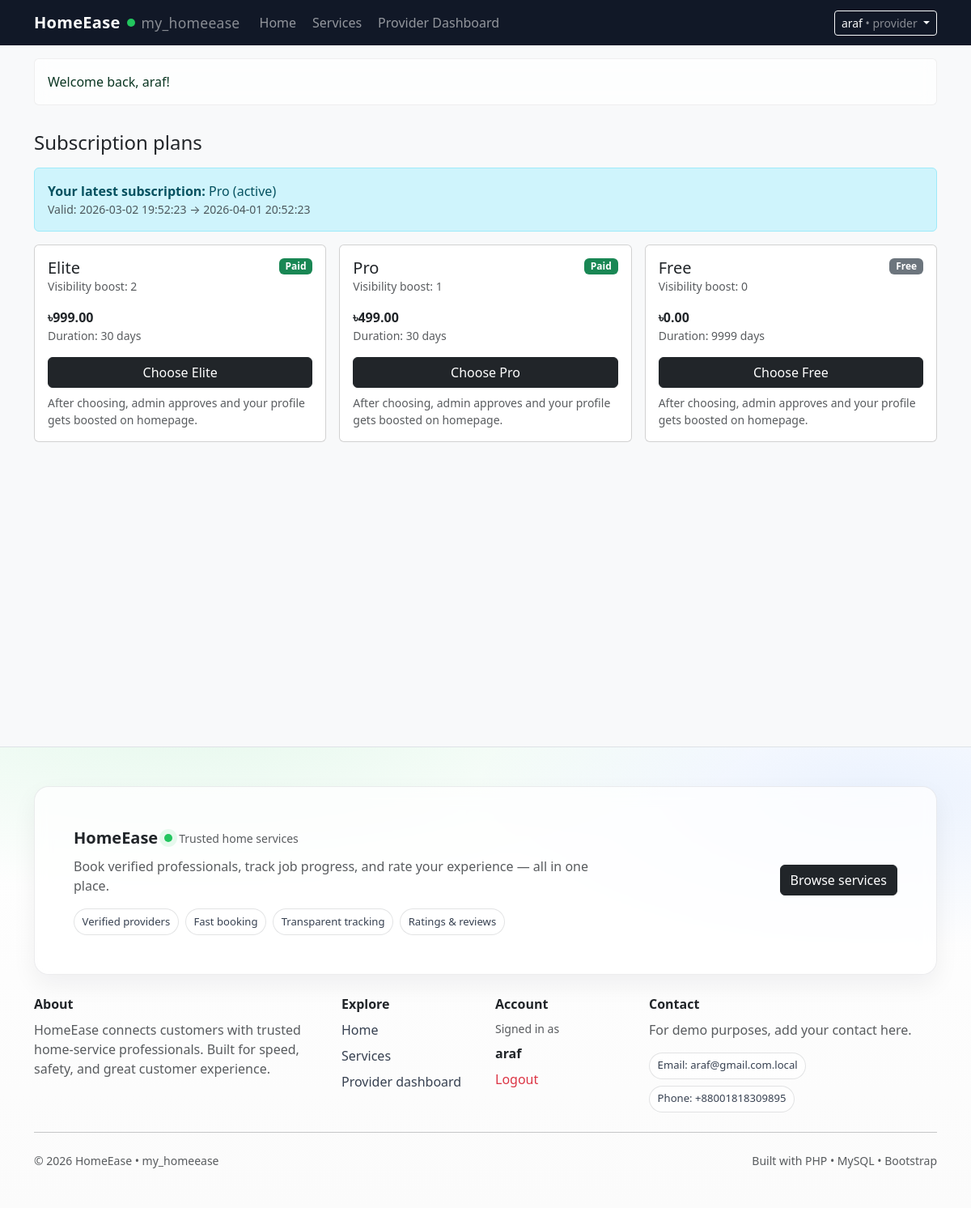
/provider/subscriptions.php (signed in), run on the app's committed database.
### tables this page shows
CREATE TABLE `provider_subscriptions` (
  `id` int(11) NOT NULL AUTO_INCREMENT,
  `provider_id` int(11) NOT NULL,
  `plan_id` int(11) NOT NULL,
  `status` enum('pending','active','expired','rejected') NOT NULL DEFAULT 'pending',
  `start_date` datetime DEFAULT NULL,
  `end_date` datetime DEFAULT NULL,
  `created_at` timestamp NOT NULL DEFAULT current_timestamp(),
  PRIMARY KEY (`id`),
  KEY `idx_ps_provider` (`provider_id`),
  KEY `idx_ps_status` (`status`),
  KEY `fk_ps_plan` (`plan_id`),
  CONSTRAINT `fk_ps_plan` FOREIGN KEY (`plan_id`) REFERENCES `subscription_plans` (`id`) ON DELETE CASCADE,
  CONSTRAINT `fk_ps_provider` FOREIGN KEY (`provider_id`) REFERENCES `users` (`id`) ON DELETE CASCADE
);

CREATE TABLE `subscription_plans` (
  `id` int(11) NOT NULL AUTO_INCREMENT,
  `name` varchar(60) NOT NULL,
  `price` decimal(10,2) NOT NULL DEFAULT 0.00,
  `duration_days` int(11) NOT NULL DEFAULT 30,
  `boost_level` int(11) NOT NULL DEFAULT 0,
  `is_active` tinyint(1) NOT NULL DEFAULT 1,
  `created_at` timestamp NOT NULL DEFAULT current_timestamp(),
  PRIMARY KEY (`id`)
);

### app/helpers.php (called while the page is built, shortened)
<?php
function e(string $s): string {
  return htmlspecialchars($s, ENT_QUOTES, 'UTF-8');
}
function base_url(string $path = ''): string {
  $config = require __DIR__ . '/config.php';
  $base = rtrim($config['app']['base_url'], '/');
  $path = ltrim($path, '/');
  return $base . ($path ? '/' . $path : '');
}

### app/config.php (called while the page is built, shortened)
<?php
$environment = 'production';
if ($environment === 'production') {
  return [
    'db' => [
      'host'    => 'sql207.infinityfreeapp.com',
      'name'    => 'if0_41296449_my_homeease',
      'user'    => 'if0_41296449',
      'pass'    => 'araf1164araf',
      'charset' => 'utf8mb4',
    ],
    'app' => [
      'base_url' => '/public',
    ],
  ];
}

### public/provider/subscriptions.php (the view, shortened to what this page needs)
<?php
require_once __DIR__ . '/../../app/db.php';
require_once __DIR__ . '/../../app/helpers.php';
require __DIR__ . '/../../app/views/header.php';
$plans = $pdo->query("SELECT * FROM subscription_plans WHERE is_active=1 ORDER BY boost_level DESC, price ASC")->fetchAll();
$stmt = $pdo->prepare("
  SELECT ps.*, sp.name AS plan_name, sp.price, sp.duration_days, sp.boost_level
  FROM provider_subscriptions ps
  JOIN subscription_plans sp ON sp.id = ps.plan_id
  WHERE ps.provider_id=?
  ORDER BY ps.created_at DESC
  LIMIT 1
");
$stmt->execute([(int)$u['id']]);
$latest = $stmt->fetch();
?>
<h1 class="h4 mb-3">Subscription plans</h1>
<?php if ($latest): ?>
  <div class="alert alert-info">
    <div><b>Your latest subscription:</b> <?= e($latest['plan_name']) ?> (<?= e($latest['status']) ?>)</div>
    <?php if ($latest['status']==='active'): ?>
      <div class="small text-muted">Valid: <?= e($latest['start_date']) ?> → <?= e($latest['end_date']) ?></div>
    <?php endif; ?>
  </div>
<?php endif; ?>
<div class="row g-3">
  <?php foreach ($plans as $p): ?>
    <div class="col-12 col-md-6 col-lg-4">
      <div class="card h-100">
        <div class="card-body">
          <div class="d-flex justify-content-between align-items-start">
            <div>
              <div class="h5 mb-0"><?= e($p['name']) ?></div>
              <div class="text-muted small">Visibility boost: <?= (int)$p['boost_level'] ?></div>
            </div>
            <?php if ((float)$p['price']<=0): ?>
              <span class="badge text-bg-secondary">Free</span>
            <?php else: ?>
              <span class="badge text-bg-success">Paid</span>
            <?php endif; ?>
          </div>
          <div class="mt-3">
            <div class="fw-semibold">৳<?= e(number_format((float)$p['price'],2)) ?></div>
            <div class="text-muted small">Duration: <?= (int)$p['duration_days'] ?> days</div>
          </div>
          <div class="mt-3">
            <a class="btn btn-dark w-100" href="<?= e(base_url('provider/subscribe.php?plan_id='.(int)$p['id'])) ?>">
              Choose <?= e($p['name']) ?>
            </a>
          </div>
          <div class="small text-muted mt-2">
            After choosing, admin approves and your profile gets boosted on homepage.
          </div>
        </div>
      </div>
    </div>
  <?php endforeach; ?>
</div>
<?php require __DIR__ . '/../../app/views/footer.php'; ?>

### app/views/header.php (style rules this page uses)
:root { --brand: #111827; }

### data on the page
provider_subscriptions: plan.name "Pro", status "active", start_date "2026-03-02 19:52:23", end_date "2026-04-01 20:52:23"
subscription_plans: name "Elite", boost_level "2", shows "Paid", price "999.00", duration_days "30"
subscription_plans: name "Pro", boost_level "1", shows "Paid", price "499.00", duration_days "30"
subscription_plans: name "Free", boost_level "0", price "0.00", duration_days "9999"

### other printed values
$u['name'] "araf"
$u['role'] "provider"
$flash['msg'] "Welcome back, araf!"
current_user()['name'] "araf"
